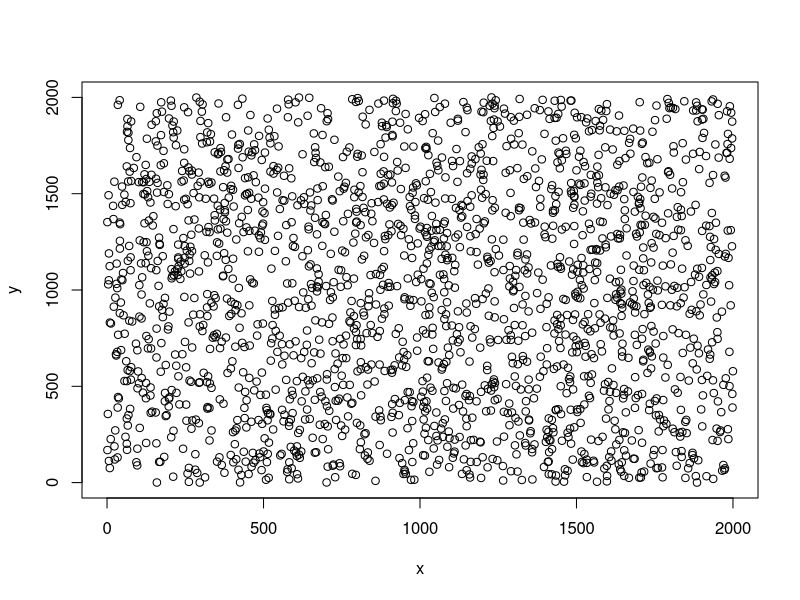
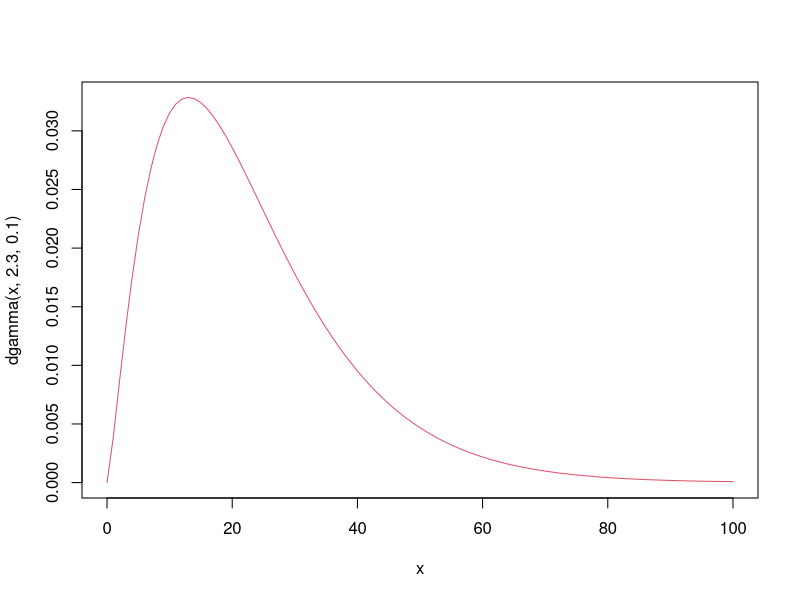
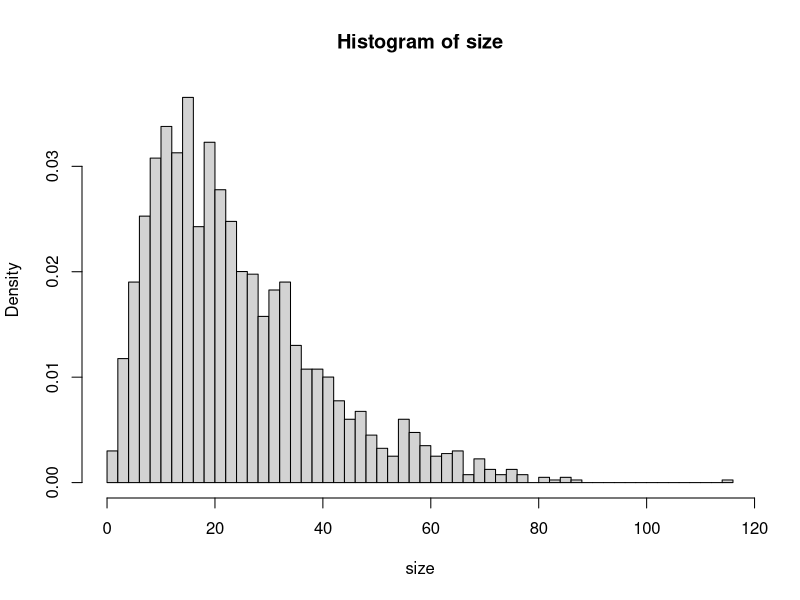
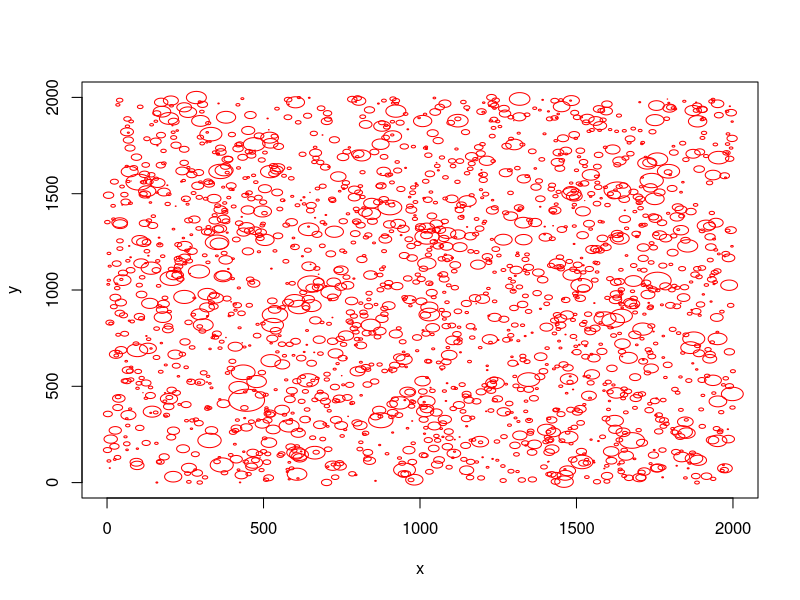
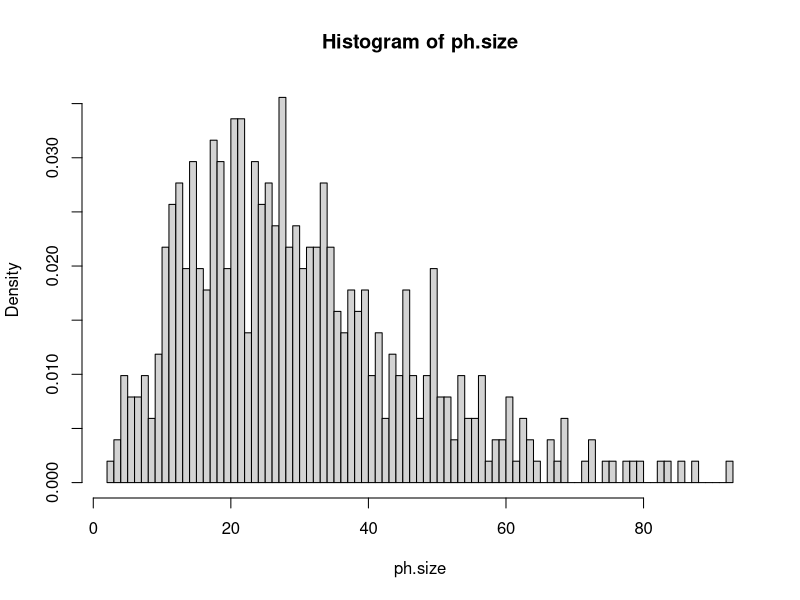
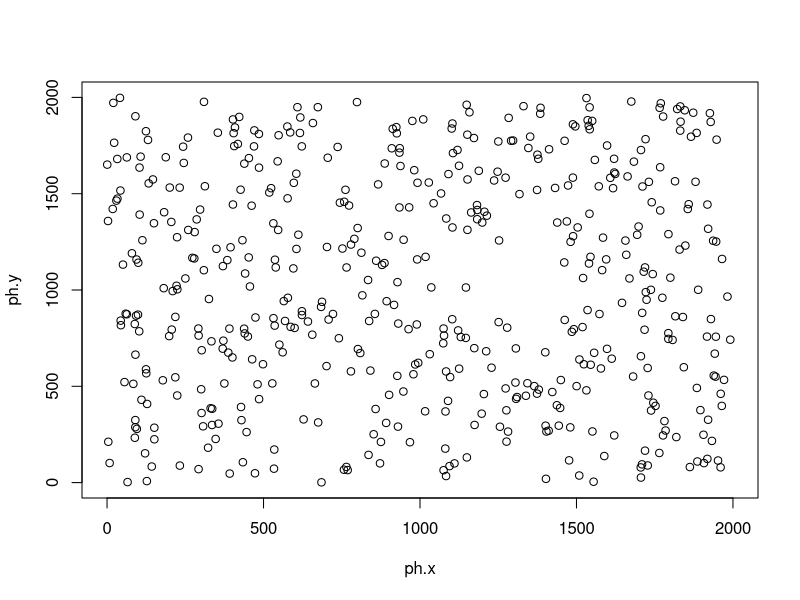

Source code (R) for these figures, in order: (Note: this script raises an error after producing the figures.)
###simulate a crater data

####set:real density rho, area A , crater number N~Poisson(rho*A)
set.seed(43); N <- rpois(1,2000) ###rho=2000
N ##crater number
set.seed(121); x <- runif(N,0,2000)
set.seed(17); y <- runif(N,0,2000) 
# x;y##location
plot(x,y,xlim=c(0,2000),ylim=c(0,2000))

##size pdf : f(s|theta0,theta1)=theta1 * exp(theta0) * s^(theta1-1) where s=diameter
### 0< s <exp(-theta0/theta1) where set 

##upper=exp(-theta0/theta1);integrate(f,lower=0,upper=upper)
#theta1=0.4; theta0=-0.2
#f <- function(s) theta1 * exp(theta0) * s^(theta1-1)
#hh <- seq(0,exp(-theta0/theta1),length.out=1000)
#plot(hh,f(hh),type="l",ylim=c(0,20),xlim=c(0,exp(-theta0/theta1)))
#set.seed(233);u <- runif(N,0,1)
## size <- (exp(-theta0)* u)^(1/theta1)   ###sampling size from s=F^-1(uniform)

#---gamma dsn for size
curve(dgamma(x,2.3,.1),0,100,col=2)  ### <--size param
set.seed(233);size=rgamma(N,2.3,.1)
round(size,4)
hist(size,breaks=50,probability = T)
head(sort(size),30)
real<- data.frame(x,y,size)

plot(x,y,type = "n",xlim=c(0,2000),ylim=c(0,2000))
nseg=360;i=1
for (i in 1:N){
  x.cent <- real[i,1]
  y.cent <- real[i,2]
  r <- real[i,3]/2
  xx <- x.cent + r*cos( seq(0,2*pi, length.out=nseg) )
  yy <- y.cent + r*sin( seq(0,2*pi, length.out=nseg) )
  lines(xx,yy, col='red')
}


## miss prob p(s|t,r)=I(s<r)+t*I(s>=r)  set r=0.01, t=0.2 ==> Bernoulli
## phantom pdf may simply be h(s) = Unif(0,1)...

## phantom intensity : set rho1*A=50 F~Poisson(rho1*A)  

see<-real[-which(size<3),]  ##<-- observing criteria=3
nsmall <-sum(size<3)  ##miss for each

####now consider 10 observers:

set.seed(63);miss <- rbinom(10*(N-nsmall),1,0.2) ## miss 
sum(miss)/sum(10*(N-nsmall)) ### 1=miss
nsee=N-nsmall
n=NULL
for (i in 1:10){
  n[i]=sum(miss[1:nsee+nsee*(i-1)]==1)
}
n  #  miss # for observers 


set.seed(1);phantom <- rpois(10,50)  ## <--obs=10, phantom rho1*A=50
phantom ### phantom num

set.seed(9);ph.size <- rgamma(sum(phantom),3,.1)###gamma dsn for phantom size
hist(ph.size,breaks=100,probability = T)
set.seed(89);ph.x <- runif(sum(phantom),0,2000);ph.y <- runif(sum(phantom),0,2000)
plot(ph.x,ph.y,xlim=c(0,2000),ylim=c(0,2000),"p")

ph <-as.data.frame(cbind(ph.x,ph.y,ph.size,rep(1:10,phantom)))
colnames(ph) = c(colnames(real),"ob")
phdat = split(ph,ph[,4])  ## phantom data for 10 observers


### obs data
simdata=NULL
obdat=NULL
for (i in 1:10){
  x=cbind(see[which(miss[1:nsee+nsee*(i-1)]==0),],ob=i)
  obdat[[i]]=rbind(x,phdat[[i]])
  row.names(obdat[[i]]) = 1:nrow(obdat[[i]])
  simdata=rbind(simdata,obdat[[i]])
}
obdat[[7]]  ###  list for 10 observers (real-miss+phantom)

simdata  ### simdata :data frame of all observations

save(simdata,file="/Users/zhang/Desktop/simdata.Rdata",ascii = F)


nob=table(simdata$ob)

####### try simdata and plot!
set.seed(689);obsize <- simdata$size*rnorm(nrow(simdata),1,0.005)  ###add random error for size
try <- cbind(simdata[,1:2],size=obsize,ob=simdata[,4])
x=NULL;y=NULL
plot(x,y,type = "n",xlim=c(0,2000),ylim=c(0,2000))
nseg=360;i=1
for (i in 1:nrow(try)){
  x.cent <- try[i,1]
  y.cent <- try[i,2]
  r <- try[i,3]/2
  xx <- x.cent + r*cos( seq(0,2*pi, length.out=nseg) )
  yy <- y.cent + r*sin( seq(0,2*pi, length.out=nseg) )
  lines(xx,yy, col='red')
}

###clustering...it works!
dtry <- cbind(try[,1:2],try[,3]*.5)   ### dist=sqrt(dx^2+dy^2+dr^2*coef) 
fn = function(x,y) sqrt(sum((x-y)^2))/min(x[3],y[3])  ### dist/min(r1,r2) define!!
datdist <- proxy::dist(dtry, method=fn)
hc <- hclust(datdist,method="average") 
### cluster method:one of "ward.D", "ward.D2", "single", "complete", "average" (= UPGMA), "mcquitty" (= WPGMA), "median" (= WPGMC) or "centroid" (= UPGMC)
hcd <- as.dendrogram(hc)
plot(hcd,ylim = c(0,10),xlim=c(1000,1500))
abline(h=.2,col="red")  ###plot the clustering and criteria line!


cuth <- cut(hcd, h = 0.18)   #### problem: how to set a "good" height criteria
nbranch <- length(cuth$lower)
plot(cuth$lower[[109]])      ### branches which height under 0.2
cuth$lower

try1<-as.matrix(try[,1:3])
for (i in 1:nbranch){
  leaf=cuth$lower[[i]]
  r <- as.numeric(unlist(leaf))      ### yeah!!! find index of rows!!!
  if (length(r)>1)  try1[r,] <- rep(colMeans(try1[r,]),each = length(r))
}

try_d <- cbind(try1,ob=try$ob)  ### pretreatment simdata!!! got it

##plot after clustering
x<-NULL;y<-NULL
plot(x,y,type = "n",xlim=c(0,2000),ylim=c(0,2000))
nseg=360;i=1
for (i in 1:nrow(try)){
  x.cent <- try[i,1]
  y.cent <- try[i,2]
  r <- try[i,3]/2
  xx <- x.cent + r*cos( seq(0,2*pi, length.out=nseg) )
  yy <- y.cent + r*sin( seq(0,2*pi, length.out=nseg) )
  lines(xx,yy, col='green')
}

nseg=360;i=1
for (i in 1:nrow(try1)){
  x.cent <- try1[i,1]+.1
  y.cent <- try1[i,2]
  r <- try1[i,3]/2
  xx <- x.cent + r*cos( seq(0,2*pi, length.out=nseg) )
  yy <- y.cent + r*sin( seq(0,2*pi, length.out=nseg) )
  lines(xx,yy, col='red')
}

####### test ....
try_n2 <- sum(table(try_d[,3])!=1) ## repeated record N_2+
try_sj <- try_d[try_d[,1] %in% names(table(try_d[,1])[table(try_d[,1])==1]),]
## record only once
try_n2
try_yd <- table(try_sj[,"ob"])
try_yd  ## almost the same as phantom
sum(try_n2,try_yd)  ## individual circles on the plot

try.t =data.frame(try_d,1)
# obtain: size nrecord
tryx= cbind( as.numeric(names(table(try.t[,3]))),table(try.t[,3]) ) 
row.names(tryx)=1:nrow(tryx)
tryx

tryn2 <- tryx[tryx[,2]!=1,]

#tryN2=nrow(tryn2); tryJ=3; tryn=as.integer(tryn2[,2]); trys=tryn2[,1]

trys1=tryx[tryx[,2]==1,][,1]
tryn1=try_d[,3:4][try_d[,3] %in% as.character(trys1),] ## same as try_sj

save(tryn2,file="/Users/zhang/Desktop/bsimdata-2.Rdata")
save(tryn1,file="/Users/zhang/Desktop/bsimdata-1.Rdata")

hist(size,probability = T,breaks=150)
hist(tryx[,1],probability = T,breaks=150)
curve(dgamma(x,2.3,.1),0,120,add=T,col=2)

